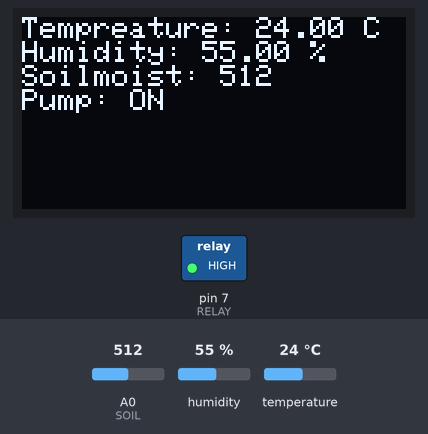
The sketch below on a simulated Arduino Uno, built with avr-gcc and run on an emulated ATmega328P. Shown: 128×64 one-colour display, switched loads named in the sketch (green lamp = pin HIGH). Inputs (shaded band) come from the test bench; at power-on: humidity 55 %, A0 (SOIL) = 512, temperature 24 °C.

Above: at 2.7 s.
2.8 s: humidity set to 22 %
At 5.4 s:
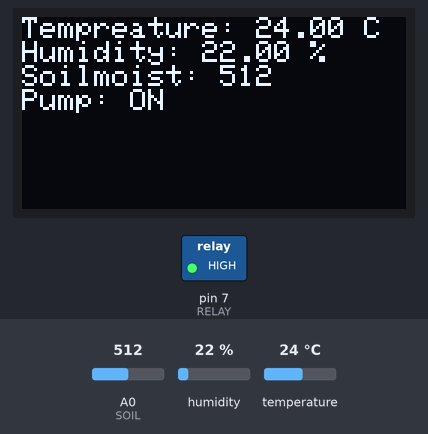
5.8 s: A0 (SOIL) set to 490
At 6.6 s:
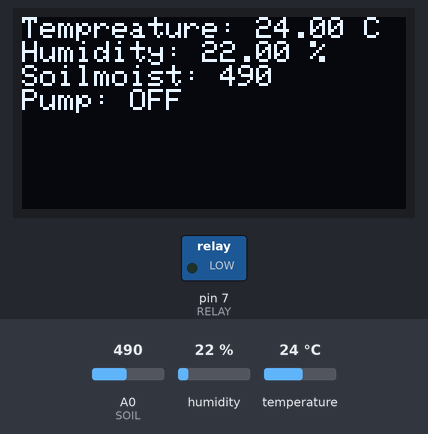
8.8 s: temperature set to 12 °C
At 11.5 s:
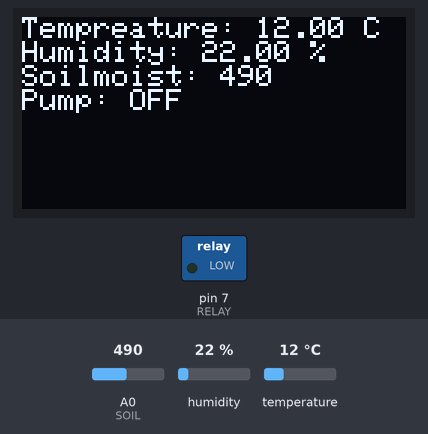
11.8 s: A0 (SOIL) set to 510
At 12.7 s:
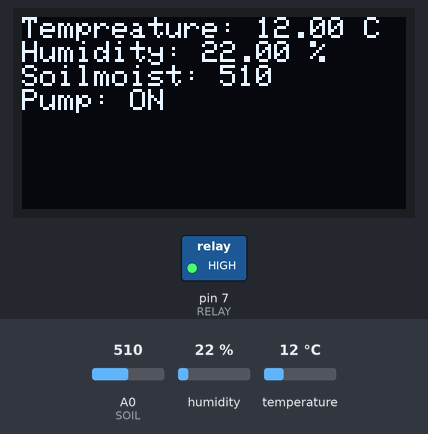
14.8 s: humidity set to 40 %
At 17.5 s:
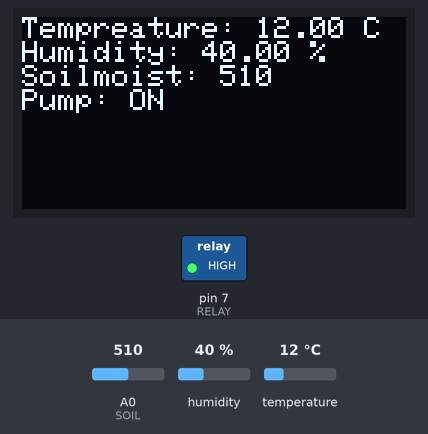
18.0 s: A0 (SOIL) set to 306
At 20.0 s:
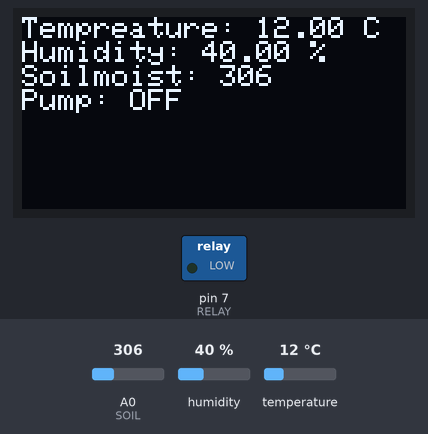
Timing chart, 0 to 21.5 s (numbered marks = the images above; inputs shaded):
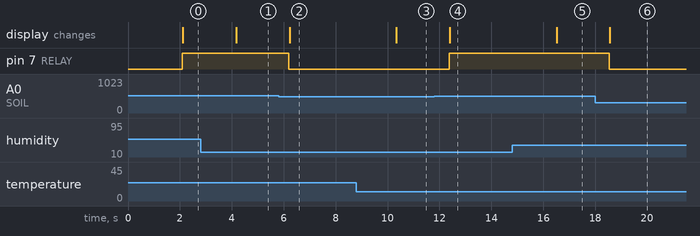

Measured:
- the behaviour switches between 501 and 500 on A0 (SOIL) (found by bisection; images 1 and 2)
- after the input at 2.8 s, the display: changes after 1.4 s (image 1)
- after the input at 5.8 s, pin 7 (RELAY): HIGH → LOW after 0.40 s; the display: changes after 0.43 s (image 2)
- after the input at 8.8 s, the display: changes after 1.5 s (image 3)
- after the input at 11.8 s, pin 7 (RELAY): LOW → HIGH after 0.57 s; the display: changes after 0.60 s (image 4)
- after the input at 14.8 s, the display: changes after 1.7 s (image 5)
- after the input at 18.0 s, pin 7 (RELAY): HIGH → LOW after 0.54 s; the display: changes after 0.57 s (image 6)

The sketch:

SmartIrrigationSystem.ino
```cpp
#include <Wire.h>
#include <Adafruit_GFX.h>
#include <Adafruit_SSD1306.h>
#include <DHT.h>
#define SCREEN_WIDTH 128
#define SCREEN_HEIGHT 64
Adafruit_SSD1306 display(SCREEN_WIDTH, SCREEN_HEIGHT, &Wire, -1);
#define DHTPIN 2
#define DHTTYPE DHT11
#define SOIL A0
#define RELAY 7
DHT dht(DHTPIN, DHTTYPE);
int threshold = 500;
void setup()
{
  pinMode(RELAY, OUTPUT);
  digitalWrite(RELAY, LOW);
  dht.begin();
  display.begin(SSD1306_SWITCHCAPVCC, 0x3C);
  display.clearDisplay();
  display.display();
}
void loop() {
  delay(2000);
  float t = dht.readTemperature();
  float h = dht.readHumidity();
  int moisture = analogRead(SOIL);

  display.clearDisplay();
  display.setTextSize(1);
  display.setTextColor(SSD1306_WHITE);
  display.setCursor(0, 0);
  display.print("Tempreature: ");
  display.print(t);
  display.println(" C");
  display.print("Humidity: ");
  display.print(h);
  display.println(" %");
  display.print("Soilmoist: ");
  display.println(moisture);

  if (moisture > threshold) {
    digitalWrite(RELAY, HIGH);
    display.println("Pump: ON");
  } else {
    digitalWrite(RELAY, LOW);
    display.println("Pump: OFF");
  }

  display.display();
}
```
